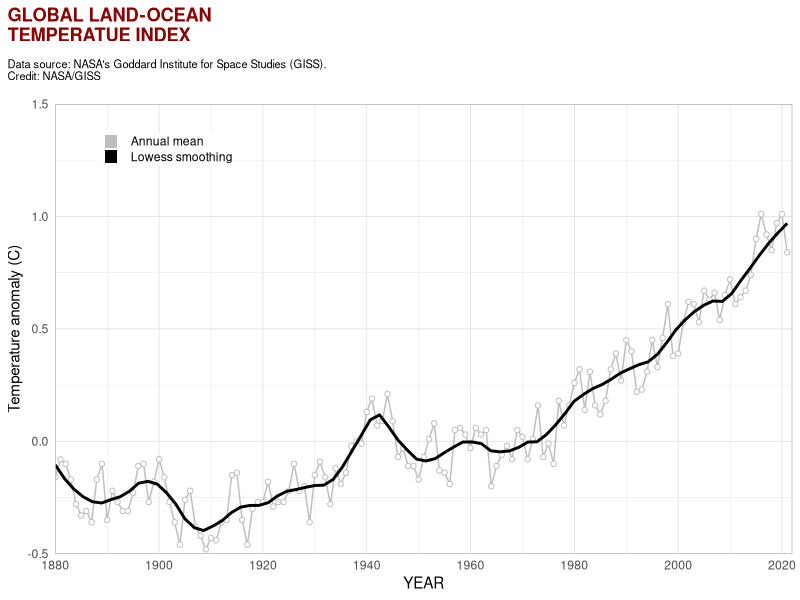
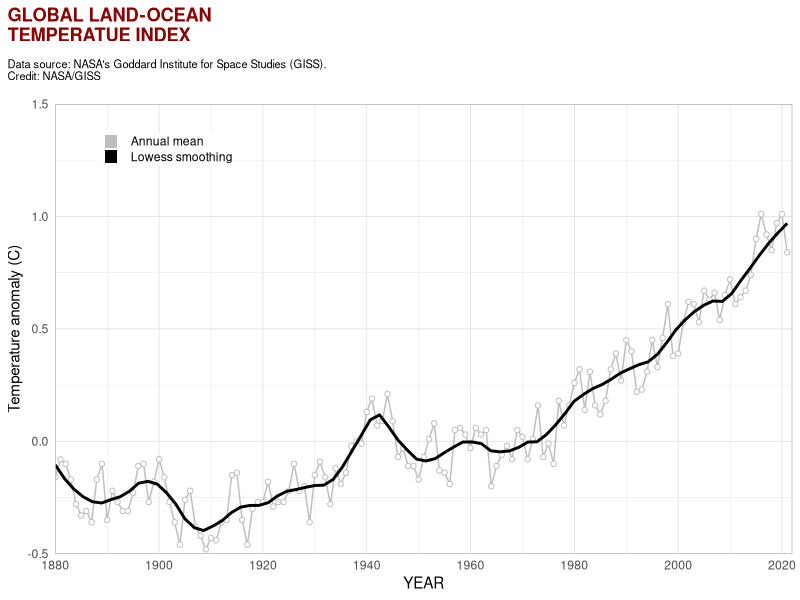

Source code (R) for these figures, in order:
library(tidyverse)

# read data, set NA, and skip first line
read_csv("data/GLB.Ts+dSST.csv", na = "***", skip = 1) %>% 
  # select variables of interest and rename
  select(year = Year, t_diff = `J-D`) %>% 
  # plot
  ggplot(aes(x = year, y = t_diff)) +
  geom_line(aes(color = "1"), size = 0.5, show.legend = FALSE) +
  geom_point(fill = "white", aes(color = "1"), shape = 21, show.legend = TRUE) +
  # remove the SE, set color, thickness, and wiggliness
  geom_smooth(se = FALSE, aes(color = "2"), size = 1, span = 0.15, show.legend = FALSE) +
  # adjust the axis, get rid of the space on the ends
  scale_x_continuous(breaks = seq(1880, 2023, 20), expand = c(0, 0)) +
  scale_y_continuous(limits = c(-0.5, 1.5), expand = c(0, 0)) +
  scale_color_manual(name = NULL, 
                     breaks = c(1, 2), 
                     values = c("gray", "black"),
                     labels = c("Annual mean", "Lowess smoothing"),
                     # override the circle shape and use the square shape
                     guide = guide_legend(override.aes = list(shape = 15, size = 4))) +
  labs(
    x = "YEAR", y = "Temperature anomaly (C)",
    title = "GLOBAL LAND-OCEAN\nTEMPERATUE INDEX",
    subtitle = "Data source: NASA's Goddard Institute for Space Studies (GISS).\nCredit: NASA/GISS"
  ) +
  theme_light() +
  theme(
    axis.ticks = element_blank(),
    # move the title to the left
    plot.title.position = "plot",
    # change the bottom margin of the title, the color, and fontface
    plot.title = element_text(margin = margin(b = 10), color = "darkred", face = "bold"),
    plot.subtitle = element_text(size = 8, margin = margin(b = 15)),
    legend.position = c(.15, .9),
    # no legend title
    legend.title = element_text(size = 0),
    # space within legend
    legend.key.height = unit(10, "pt"),
    # adjust the margin around
    legend.margin = margin(0, 0, 0, 0)
  )


ggsave("figures/temperature_index.png", width = 6, height = 5)
